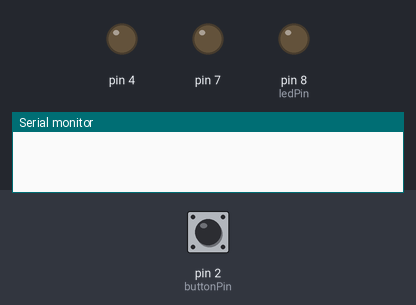
Simulated run of this sketch. Board: Arduino Uno, built with avr-gcc and run on an emulated ATmega328P. Shown: output pins drawn as LEDs (lit = HIGH), the last lines printed to the serial monitor. Dashed ring = blinking. The test bench sets the inputs (shaded band); at power-on: pin 2 (buttonPin) LOW.

Above: at 1.2 s.
1.3 s: pin 2 (buttonPin) pulled HIGH for 0.15 s
At 1.46 s:
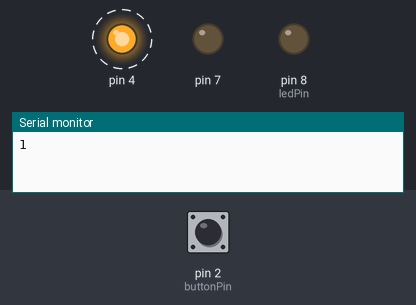
4.3 s: pin 2 (buttonPin) pulled HIGH for 1 s
At 4.9 s:
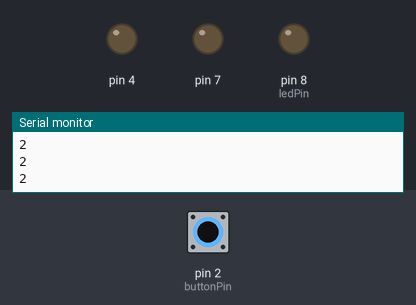
6.8 s: pin 2 (buttonPin) pulled HIGH for 0.15 s
At 6.96 s:
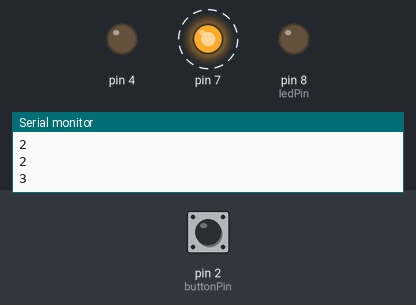
9.8 s: pin 2 (buttonPin) pulled HIGH for 3.2 s
At 10.6 s:
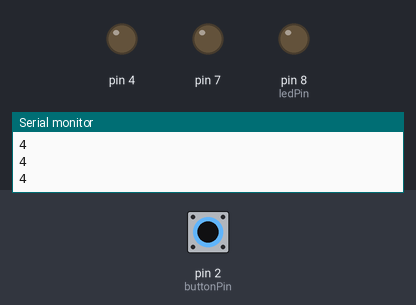
14.5 s: pin 2 (buttonPin) pulsed HIGH 2 times (0.12 s each, 0.3 s apart)
At 14.96 s:
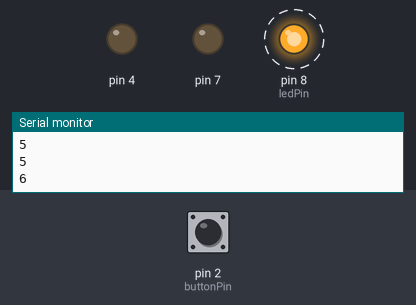
Timing chart, 0 to 18.8 s (numbered marks = the images above; inputs shaded):
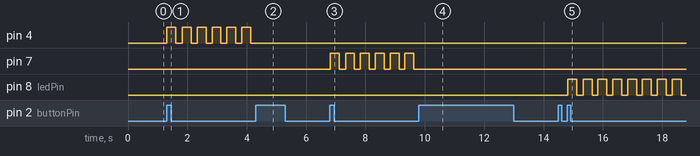

The sketch:

Loop_Led_Debounce.ino
```cpp
const int buttonPin = 2;
const int ledPin =  8;
boolean button = LOW;
int p=0;
int Count=0;
//boolean debounce(boolean button);

void setup() {
  Serial.begin(9600);
  pinMode(ledPin, OUTPUT);
  pinMode(buttonPin, INPUT);
  pinMode(7,OUTPUT);
  pinMode(4,OUTPUT);
}

void loop()
{

  if(debounce(button) == HIGH && button == LOW)
  {
    if(p>6)
    {
      p=0;
    }
    else
    {
     p++;
    }
    button = HIGH;
  }
  else if(debounce(button) == LOW && button == HIGH)
  {
       button = LOW;
  }

  if(p>0)
 {
 int x=p;
 int count=0;

 Serial.println(x);
    if(x==1)
    {
        digitalWrite(4,HIGH);
        delay(300);
        digitalWrite(4,LOW);
        delay(200);
    }

     if(x==3)
    {
        digitalWrite(7,HIGH);
        delay(300);
        digitalWrite(7,LOW);
        delay(200);
     }

      if(x==6)
     {
        digitalWrite(ledPin,HIGH);
        delay(300);
        digitalWrite(ledPin,LOW);
        delay(200);
    }

 }

}

boolean debounce(boolean button)
{
  boolean Now;
  Now = digitalRead(buttonPin);
  if(button!=Now)
  {
    delay(10);
   Now = digitalRead(buttonPin);
  }
  return Now;
}
```

Measured:
- after the input at 1.3 s, pin 4: alternates HIGH for 0.30 s and LOW for 0.20 s, starting at once
- after the input at 4.3 s, pin 4: stops changing and stays LOW
- after the input at 6.8 s, pin 7: alternates HIGH for 0.30 s and LOW for 0.20 s, starting at once
- after the input at 9.8 s, pin 7: stops changing and stays LOW
- after the input at 14.5 s, pin 8 (ledPin): alternates HIGH for 0.30 s and LOW for 0.20 s, starting after 0.31 s
